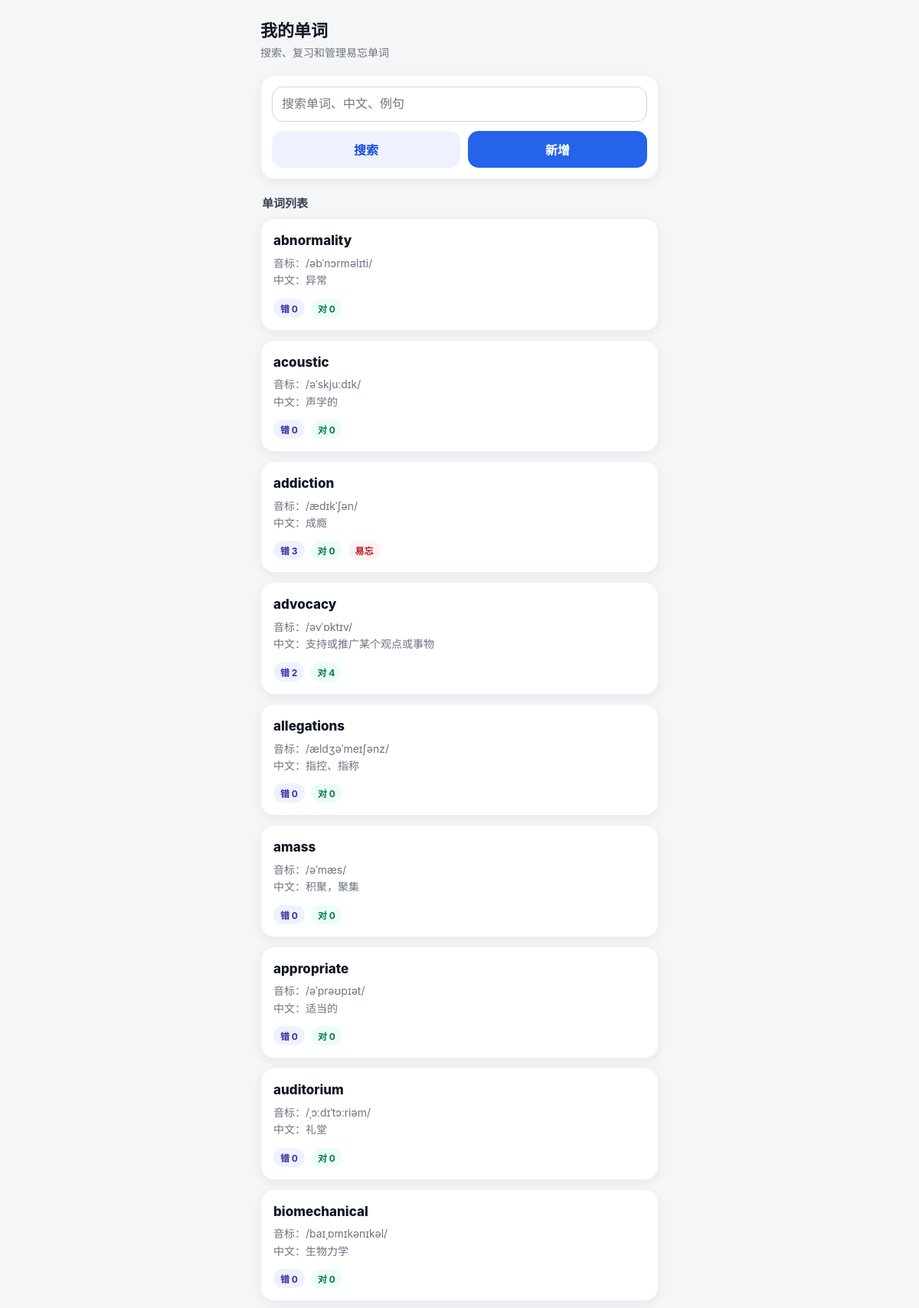
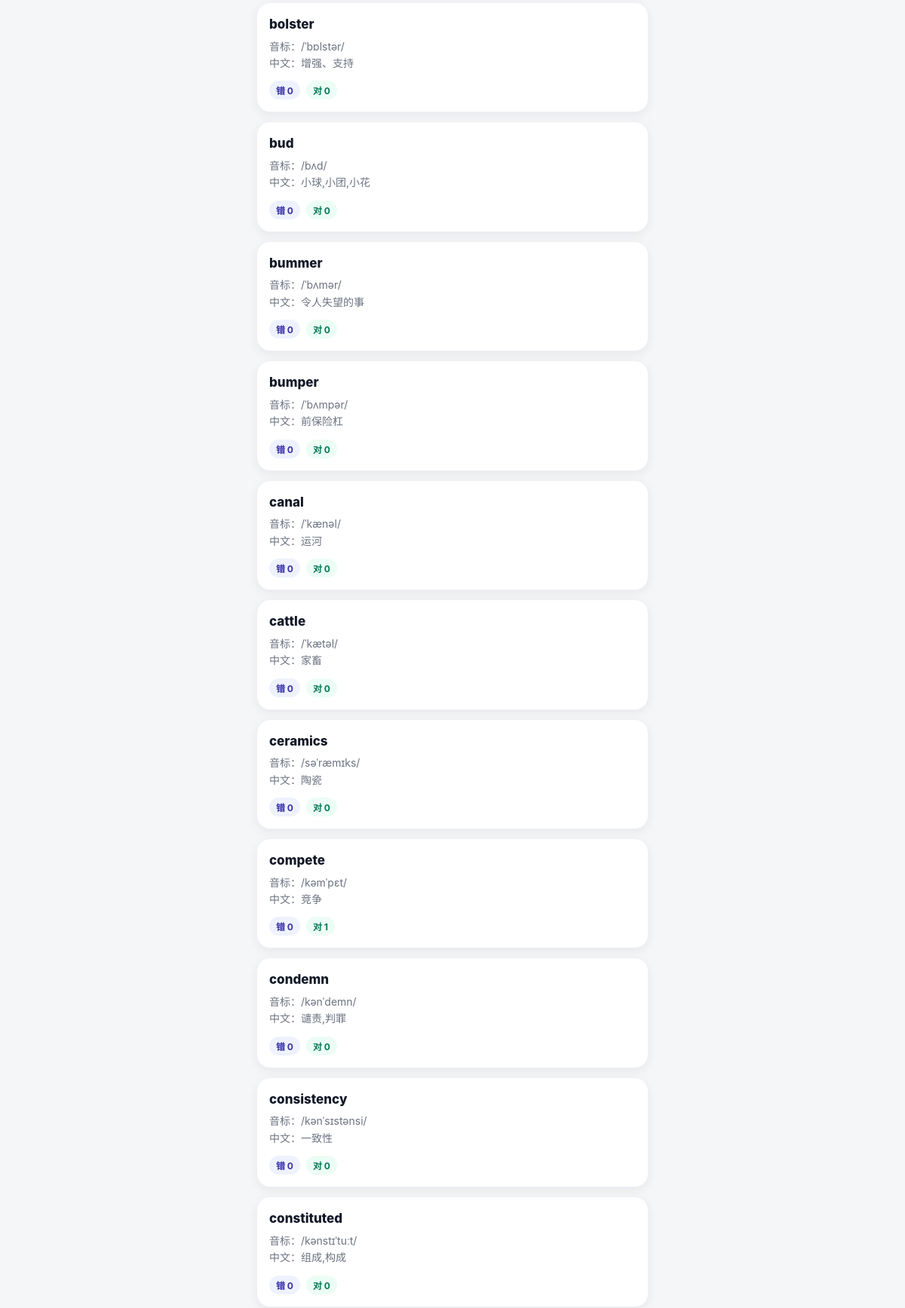
The page /words/ (signed in, upper part) on the database its author committed (2 pictures, top to bottom).
### apps/vocab/models.py (models this page shows, shortened)
class Word(models.Model):
    SOURCE_CHOICES = [
        ("manual", "Manual"),
        ("wrongbook", "Wrong Book"),
        ("import", "Import"),
    ]
    user = models.ForeignKey(User, on_delete=models.CASCADE)
    word = models.CharField(max_length=100)
    phonetic = models.CharField(max_length=100, blank=True)
    meaning_cn = models.CharField(max_length=255, blank=True)
    part_of_speech = models.CharField(max_length=50, blank=True)
    example_sentence = models.TextField(blank=True)
    note = models.TextField(blank=True)
    tags = models.ManyToManyField(WordTag, blank=True)
    difficulty = models.PositiveSmallIntegerField(default=3)
    source_type = models.CharField(max_length=20, choices=SOURCE_CHOICES, default="manual")
    is_active = models.BooleanField(default=True)
    tts_text = models.CharField(max_length=255, blank=True)
    wrong_count = models.PositiveIntegerField(default=0)
    correct_count = models.PositiveIntegerField(default=0)
    last_practiced_at = models.DateTimeField(null=True, blank=True)
    next_review_at = models.DateTimeField(null=True, blank=True)
    memory_level = models.PositiveSmallIntegerField(default=0)
    is_forgotten = models.BooleanField(default=False)
    created_at = models.DateTimeField(auto_now_add=True)
    updated_at = models.DateTimeField(auto_now=True)
    class Meta:
        unique_together = ("user", "word")
        ordering = ["word"]

### apps/vocab/views.py (the view)
# urls.py: path("", views.word_list, name="word_list"),
@login_required
def word_list(request):
    query = request.GET.get("q", "").strip()
    words = Word.objects.filter(user=request.user)
    if query:
        words = words.filter(
            Q(word__icontains=query)
            | Q(meaning_cn__icontains=query)
            | Q(example_sentence__icontains=query)
        )
    context = {
        "words": words[:100],
        "query": query,
    }
    return render(request, "vocab/word_list.html", context)

### templates/vocab/word_list.html (shortened to what this page needs)
{% extends "base.html" %}
{% block content %}
<div class="top-bar">
    <div class="top-title">我的单词</div>
    <div class="top-subtitle">搜索、复习和管理易忘单词</div>
</div>
<form method="get" class="card" style="padding: 14px;">
    <input
        type="text"
        name="q"
        value="{{ query }}"
        class="input"
        placeholder="搜索单词、中文、例句"
    >
    <div style="display: flex; gap: 10px; margin-top: 12px;">
        <button type="submit" class="btn btn-secondary" style="flex: 1;">
            搜索
        </button>
        <a href="{% url 'word_create' %}" class="btn btn-primary" style="flex: 1;">
            新增
        </a>
    </div>
</form>
<div class="section-title">单词列表</div>
{% if words %}
    {% for word in words %}
        <a class="card" href="{% url 'word_detail' word.pk %}">
            <div class="card-title">
                {{ word.word }}
            </div>
            <div class="card-desc">
                {% if word.phonetic %}
                    <div>音标：{{ word.phonetic }}</div>
                {% endif %}
                <div>
                    中文：{{ word.meaning_cn|default:"-" }}
                </div>
            </div>
            <div style="display: flex; gap: 8px; flex-wrap: wrap; margin-top: 12px;">
                <span style="
                    display: inline-flex;
                    padding: 4px 9px;
                    border-radius: 999px;
                    background: #eef2ff;
                    color: #3730a3;
                    font-size: 12px;
                    font-weight: 700;
                ">
                    错 {{ word.wrong_count }}
                </span>
                <span style="
                    display: inline-flex;
                    padding: 4px 9px;
                    border-radius: 999px;
                    background: #ecfdf5;
                    color: #047857;
                    font-size: 12px;
                    font-weight: 700;
                ">
                    对 {{ word.correct_count }}
                </span>
                {% if word.is_forgotten %}
                    <span style="
                        display: inline-flex;
                        padding: 4px 9px;
                        border-radius: 999px;
                        background: #fef2f2;
                        color: #b91c1c;
                        font-size: 12px;
                        font-weight: 700;
                    ">
                        易忘
                    </span>
                {% endif %}
            </div>
        </a>
    {% endfor %}
{% endif %}
{% endblock %}

### rows shown on the page
Word: word "abnormality", phonetic "/əbˈnɔrməlɪti/", meaning_cn "异常", wrong_count "0", correct_count "0"
Word: word "acoustic", phonetic "/əˈskjuːdɪk/", meaning_cn "声学的", wrong_count "0", correct_count "0"
Word: word "addiction", phonetic "/ædɪkˈʃən/", meaning_cn "成瘾", wrong_count "3", correct_count "0", is_forgotten "易忘"
Word: word "advocacy", phonetic "/əvˈɒktɪv/", meaning_cn "支持或推广某个观点或事物", wrong_count "2", correct_count "4"
Word: word "allegations", phonetic "/ældʒəˈmeɪʃənz/", meaning_cn "指控、指称", wrong_count "0", correct_count "0"
Word: word "amass", phonetic "/əˈmæs/", meaning_cn "积聚，聚集", wrong_count "0", correct_count "0"
Word: word "appropriate", phonetic "/əˈprəʊpɪət/", meaning_cn "适当的", wrong_count "0", correct_count "0"
Word: word "auditorium", phonetic "/ˌɔːdɪˈtɔːriəm/", meaning_cn "礼堂", wrong_count "0", correct_count "0"
Word: word "biomechanical", phonetic "/baɪˌɒmɪkənɪkəl/", meaning_cn "生物力学", wrong_count "0", correct_count "0"
Word: word "bolster", phonetic "/ˈbɒlstər/", meaning_cn "增强、支持", wrong_count "0", correct_count "0"
Word: word "bud", phonetic "/bʌd/", meaning_cn "小球,小团,小花", wrong_count "0", correct_count "0"
Word: word "bummer", phonetic "/ˈbʌmər/", meaning_cn "令人失望的事", wrong_count "0", correct_count "0"
Word: word "bumper", phonetic "/ˈbʌmpər/", meaning_cn "前保险杠", wrong_count "0", correct_count "0"
Word: word "canal", phonetic "/ˈkænəl/", meaning_cn "运河", wrong_count "0", correct_count "0"
Word: word "cattle", phonetic "/ˈkætəl/", meaning_cn "家畜", wrong_count "0", correct_count "0"
Word: word "ceramics", phonetic "/səˈræmɪks/", meaning_cn "陶瓷", wrong_count "0", correct_count "0"
Word: word "compete", phonetic "/kəmˈpɛt/", meaning_cn "竞争", wrong_count "0", correct_count "1"
Word: word "condemn", phonetic "/kənˈdemn/", meaning_cn "谴责,判罪", wrong_count "0", correct_count "0"
Word: word "consistency", phonetic "/kənˈsɪstənsi/", meaning_cn "一致性", wrong_count "0", correct_count "0"
Word: word "constituted", phonetic "/kənstɪˈtuːt/", meaning_cn "组成,构成", wrong_count "0", correct_count "0"
